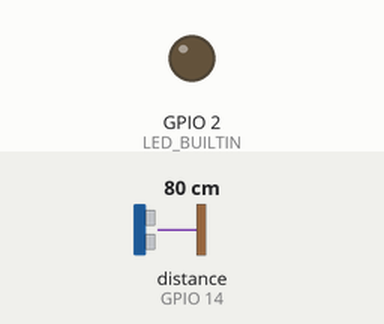
Simulated run of this sketch. Board: ESP8266 (NodeMCU). Shown: output pins drawn as LEDs (lit = HIGH, except the on-board LED, lit = LOW). Wiring (inferred from the names in the program): ultrasonic range finder: trigger GPIO 12; echo GPIO 14. The test bench sets the inputs (shaded band); at power-on: distance to the obstacle (sensor on GPIO 14) 80 cm. The echo pulse lasts 58.3 µs per cm; WiFi joins after 1.5 s; servers stay silent unless stated; no MQTT or app messages arrive unless stated; pins used as bus, display or sensor lines are not drawn; what the sketch prints to the serial monitor is not drawn.

Above: at 5.6 s.
At 6.3 s:
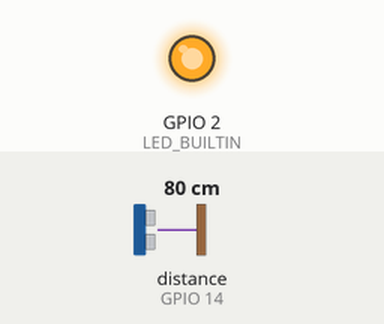
Timing chart, 0 to 7.8 s (numbered marks = the images above):
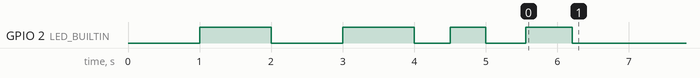

The sketch:

GarageDoorIoT.ino
```cpp
// (licence header left out)
#include <ESP8266WiFi.h>
#include <PubSubClient.h>

// WiFi
// Values set by 3rd party tool as to not check them into the git repo here
//const char *ssid = "netssid";
//const char *password = "passwd";

// MQTT Broker
const char *mqtt_broker = "10.0.0.4";
const char *topic = "IoT/rawevents";
//const char *mqtt_username = "emqx";
//const char *mqtt_password = "public";
const int mqtt_port = 1883;
#define MQTT_HOSTNAME "broker.local"

WiFiClient espClient;
PubSubClient client(espClient);

const int trigPin = 12;
const int echoPin = 14;

//define sound velocity in cm/uS
#define SOUND_VELOCITY 0.034
#define CM_TO_INCH 0.393701

long duration;
float distanceCm;
float distanceInch;

float samples[10];
#define SAMPLES_COUNT 10
#define INF_DISTANCE_CM 100

enum DoorStatus {
  IS_CLOSED,
  IS_OPEN,
};

unsigned int last_report_epoch;
#define REPORT_TIMEOUT_MS 500

char * g_location = "spaceport";
char * g_sensorType = "garagedoor";
char g_id[13] = "";

bool g_led_status = false;

// ** ************************************************************
// Onboard LED API / Controls
void ledON() {
  g_led_status = true;
  digitalWrite(LED_BUILTIN, LOW); // 8266's are backwards
}

void ledOFF() {
  g_led_status = false;
  digitalWrite(LED_BUILTIN, HIGH); // 8266's are backwards
}

void ledToggle() {
  if(g_led_status) {
    ledOFF();
  } else {
    ledON();
  }
}


// ** ************************************************************
void setupMQTTConnection() {
  //connecting to a mqtt broker
  Serial.println("Connecting to MQTT Broker");

  client.setServer(mqtt_broker, mqtt_port);
  client.setCallback(mqtt_queue_callback);
  while (!client.connected()) {
    String client_id = "esp8266-client-";
    client_id += String(WiFi.macAddress());
    Serial.printf("The client %s connects to the public mqtt broker\n", client_id.c_str());
    if (client.connect(client_id.c_str())) {
        Serial.println("MQTT broker connected");
    } else {
        Serial.print("failed with state ");
        Serial.print(client.state());
        delay(2000);
    }
  }

  // client.subscribe(topic);
}


// ** ************************************************************
void setupDeviceID() {
  byte mac[6];
  WiFi.macAddress(mac);
  sprintf(g_id, "%02X%02X%02X%02X%02X%02X", mac[0], mac[1], mac[2], mac[3], mac[4], mac[5]);
  Serial.printf("Device uniqe id: %s\n", g_id);

}


// ** ************************************************************
void mqtt_queue_callback(char *topic, byte *payload, unsigned int length) {
  Serial.print("Message arrived in topic: ");
  Serial.println(topic);
  Serial.print("Message:");
  for (int i = 0; i < length; i++) {
      Serial.print((char) payload[i]);
  }
  Serial.println();
  Serial.println("-----------------------");
}


// ** ************************************************************
void handleNetworkStatus() {
  if (WiFi.status() != WL_CONNECTED) {
    WiFi.disconnect();
    WiFi.begin();

    Serial.print("Connecting to WiFi...");
    while (WiFi.status() != WL_CONNECTED) {
      ledToggle();
      delay(500);
      Serial.print(".");
    }
    Serial.println("Connected to the WiFi network");

    setupMQTTConnection();
    ledOFF();
  }
}


// ** ************************************************************
void runReport() {
  char message[50];
  char value[10];

  if(isDoorOpen() == IS_OPEN) {
    strcpy(value, "OPEN");
    ledON();
  } else if(isDoorOpen() == IS_CLOSED) {
    strcpy(value, "CLOSED");
    ledOFF();
  } else {
    strcpy(value, "UNKNOWN");
  }

  sprintf(message, "%s:%s:%s:%s", g_id, g_location, g_sensorType, value);
  client.publish(topic, message);
}


// ** ************************************************************
DoorStatus isDoorOpen() {
  takeSamples();

  int inf_samples_count = 0;
  for(int i = 0; i < SAMPLES_COUNT; i++) {
    if(samples[i] > INF_DISTANCE_CM) {
      inf_samples_count++;
    }
  }

  if( inf_samples_count >= 4 ) {
    return IS_CLOSED;
  } else {
    return IS_OPEN;
  }
}


// ** ************************************************************
float getDistanceSample() {
  digitalWrite(trigPin, LOW);
  delayMicroseconds(2);
  digitalWrite(trigPin, HIGH);
  delayMicroseconds(10);
  digitalWrite(trigPin, LOW);

  duration = pulseIn(echoPin, HIGH);
  distanceCm = duration * SOUND_VELOCITY/2;
  distanceInch = distanceCm * CM_TO_INCH;

  //Serial.println(distanceCm);

  return distanceCm;
}


// ** ************************************************************
void takeSamples() {
  for(int i = 0; i < SAMPLES_COUNT; i++) {
    samples[i] = getDistanceSample();
    delay(10);
  }
}


// ** ************************************************************
void setup() {
  Serial.begin(115200);

  pinMode(trigPin, OUTPUT);
  pinMode(echoPin, INPUT);
  pinMode(LED_BUILTIN, OUTPUT);

  for( int i = 0; i < 4; i++ ) {
    ledToggle();
    delay(1000);
  }

  setupDeviceID();

  handleNetworkStatus();

  last_report_epoch = millis();

  Serial.println("Beginning normal operations after Wifi Connect");
}


// ** ************************************************************
void loop() {
  handleNetworkStatus();  // Check for disconnection & handle it

  client.loop();    // Process/check MQTT queues

  if(last_report_epoch + REPORT_TIMEOUT_MS < millis()) {
    runReport();
  }
}
```

Measured:
- by itself, GPIO 2 (LED_BUILTIN): goes LOW 1.0 s, HIGH 1.0 s, LOW 0.50 s, HIGH 0.50 s, LOW 0.56 s, HIGH 0.65 s, then LOW
